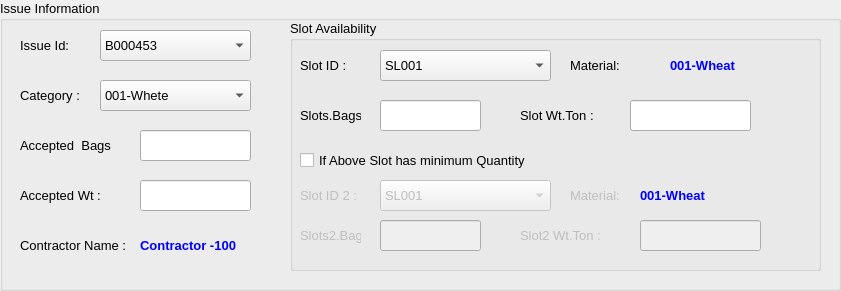
    <widget class="QGroupBox" name="groupBox">
     <property name="geometry">
      <rect>
       <x>240</x>
       <y>360</y>
       <width>841</width>
       <height>291</height>
      </rect>
     </property>
     <property name="font">
      <font>
       <pointsize>10</pointsize>
      </font>
     </property>
     <property name="title">
      <string>Issue Information</string>
     </property>
     <widget class="QLabel" name="label_15">
      <property name="geometry">
       <rect>
        <x>20</x>
        <y>30</y>
        <width>71</width>
        <height>31</height>
       </rect>
      </property>
      <property name="font">
       <font>
        <family>MS Shell Dlg 2</family>
        <pointsize>10</pointsize>
        <weight>50</weight>
        <bold>false</bold>
        <underline>false</underline>
       </font>
      </property>
      <property name="styleSheet">
       <string notr="true"/>
      </property>
      <property name="text">
       <string>Issue Id:</string>
      </property>
      <property name="alignment">
       <set>Qt::AlignLeading|Qt::AlignLeft|Qt::AlignVCenter</set>
      </property>
     </widget>
     <widget class="QComboBox" name="comboBox">
      <property name="geometry">
       <rect>
        <x>100</x>
        <y>30</y>
        <width>151</width>
        <height>31</height>
       </rect>
      </property>
      <property name="font">
       <font>
        <pointsize>10</pointsize>
       </font>
      </property>
      <item>
       <property name="text">
        <string>B000453</string>
       </property>
      </item>
     </widget>
     <widget class="QLabel" name="label_17">
      <property name="geometry">
       <rect>
        <x>20</x>
        <y>230</y>
        <width>131</width>
        <height>31</height>
       </rect>
      </property>
      <property name="font">
       <font>
        <family>MS Shell Dlg 2</family>
        <pointsize>10</pointsize>
        <weight>50</weight>
        <bold>false</bold>
        <underline>false</underline>
       </font>
      </property>
      <property name="styleSheet">
       <string notr="true"/>
      </property>
      <property name="text">
       <string>Contractor Name :</string>
      </property>
      <property name="alignment">
       <set>Qt::AlignLeading|Qt::AlignLeft|Qt::AlignVCenter</set>
      </property>
     </widget>
     <widget class="QLabel" name="label_43">
      <property name="geometry">
       <rect>
        <x>140</x>
        <y>230</y>
        <width>151</width>
        <height>31</height>
       </rect>
      </property>
      <property name="font">
       <font>
        <family>MS Shell Dlg 2</family>
        <pointsize>10</pointsize>
        <weight>75</weight>
        <bold>true</bold>
        <underline>false</underline>
       </font>
      </property>
      <property name="styleSheet">
       <string notr="true">color: rgb(0, 0, 255);</string>
      </property>
      <property name="text">
       <string>Contractor -100</string>
      </property>
      <property name="alignment">
       <set>Qt::AlignLeading|Qt::AlignLeft|Qt::AlignVCenter</set>
      </property>
     </widget>
     <widget class="QLabel" name="label_18">
      <property name="geometry">
       <rect>
        <x>20</x>
        <y>80</y>
        <width>81</width>
        <height>31</height>
       </rect>
      </property>
      <property name="font">
       <font>
        <family>MS Shell Dlg 2</family>
        <pointsize>10</pointsize>
        <weight>50</weight>
        <bold>false</bold>
        <underline>false</underline>
       </font>
      </property>
      <property name="styleSheet">
       <string notr="true"/>
      </property>
      <property name="text">
       <string>Category :</string>
      </property>
      <property name="alignment">
       <set>Qt::AlignLeading|Qt::AlignLeft|Qt::AlignVCenter</set>
      </property>
     </widget>
     <widget class="QComboBox" name="comboBox_2">
      <property name="geometry">
       <rect>
        <x>100</x>
        <y>80</y>
        <width>151</width>
        <height>31</height>
       </rect>
      </property>
      <item>
       <property name="text">
        <string>001-Whete</string>
       </property>
      </item>
      <item>
       <property name="text">
        <string>002-Rice</string>
       </property>
      </item>
      <item>
       <property name="text">
        <string>003-Paddy</string>
       </property>
      </item>
     </widget>
     <widget class="QLabel" name="label_42">
      <property name="geometry">
       <rect>
        <x>20</x>
        <y>130</y>
        <width>91</width>
        <height>31</height>
       </rect>
      </property>
      <property name="font">
       <font>
        <family>MS Shell Dlg 2</family>
        <pointsize>10</pointsize>
        <weight>50</weight>
        <bold>false</bold>
        <underline>false</underline>
       </font>
      </property>
      <property name="styleSheet">
       <string notr="true"/>
      </property>
      <property name="text">
       <string>Accepted  Bags :</string>
      </property>
      <property name="alignment">
       <set>Qt::AlignLeading|Qt::AlignLeft|Qt::AlignVCenter</set>
      </property>
     </widget>
     <widget class="QLineEdit" name="lineEdit_4">
      <property name="geometry">
       <rect>
        <x>140</x>
        <y>130</y>
        <width>111</width>
        <height>31</height>
       </rect>
      </property>
      <property name="font">
       <font>
        <family>MS Shell Dlg 2</family>
        <pointsize>10</pointsize>
       </font>
      </property>
     </widget>
     <widget class="QLineEdit" name="lineEdit_5">
      <property name="geometry">
       <rect>
        <x>140</x>
        <y>180</y>
        <width>111</width>
        <height>31</height>
       </rect>
      </property>
      <property name="font">
       <font>
        <family>MS Shell Dlg 2</family>
        <pointsize>10</pointsize>
       </font>
      </property>
     </widget>
     <widget class="QGroupBox" name="groupBox_4">
      <property name="geometry">
       <rect>
        <x>290</x>
        <y>20</y>
        <width>531</width>
        <height>251</height>
       </rect>
      </property>
      <property name="title">
       <string>Slot Availability</string>
      </property>
      <widget class="QLabel" name="label_55">
       <property name="geometry">
        <rect>
         <x>10</x>
         <y>30</y>
         <width>61</width>
         <height>31</height>
        </rect>
       </property>
       <property name="font">
        <font>
         <family>MS Shell Dlg 2</family>
         <pointsize>10</pointsize>
         <weight>50</weight>
         <bold>false</bold>
         <underline>false</underline>
        </font>
       </property>
       <property name="styleSheet">
        <string notr="true"/>
       </property>
       <property name="text">
        <string>Slot ID :</string>
       </property>
       <property name="alignment">
        <set>Qt::AlignLeading|Qt::AlignLeft|Qt::AlignVCenter</set>
       </property>
      </widget>
      <widget class="QComboBox" name="comboBox_4">
       <property name="geometry">
        <rect>
         <x>90</x>
         <y>30</y>
         <width>171</width>
         <height>31</height>
        </rect>
       </property>
       <item>
        <property name="text">
         <string>SL001</string>
        </property>
       </item>
       <item>
        <property name="text">
         <string>SL002</string>
        </property>
       </item>
      </widget>
      <widget class="QLabel" name="label_57">
       <property name="geometry">
        <rect>
         <x>280</x>
         <y>30</y>
         <width>61</width>
         <height>31</height>
        </rect>
       </property>
       <property name="font">
        <font>
         <family>MS Shell Dlg 2</family>
         <pointsize>10</pointsize>
         <weight>50</weight>
         <bold>false</bold>
         <underline>false</underline>
        </font>
       </property>
       <property name="styleSheet">
        <string notr="true"/>
       </property>
       <property name="text">
        <string>Material:</string>
       </property>
       <property name="alignment">
        <set>Qt::AlignLeading|Qt::AlignLeft|Qt::AlignVCenter</set>
       </property>
      </widget>
      <widget class="QLabel" name="label_46">
       <property name="geometry">
        <rect>
         <x>380</x>
         <y>30</y>
         <width>121</width>
         <height>31</height>
        </rect>
       </property>
       <property name="font">
        <font>
         <family>MS Shell Dlg 2</family>
         <pointsize>10</pointsize>
         <weight>75</weight>
         <bold>true</bold>
         <underline>false</underline>
        </font>
       </property>
       <property name="styleSheet">
        <string notr="true">color: rgb(0, 0, 255);</string>
       </property>
       <property name="text">
        <string>001-Wheat</string>
       </property>
       <property name="alignment">
        <set>Qt::AlignLeading|Qt::AlignLeft|Qt::AlignVCenter</set>
       </property>
      </widget>
      <widget class="QLabel" name="label_64">
       <property name="geometry">
        <rect>
         <x>10</x>
         <y>80</y>
         <width>61</width>
         <height>31</height>
        </rect>
       </property>
       <property name="font">
        <font>
         <family>MS Shell Dlg 2</family>
         <pointsize>10</pointsize>
         <weight>50</weight>
         <bold>false</bold>
         <underline>false</underline>
        </font>
       </property>
       <property name="styleSheet">
        <string notr="true"/>
       </property>
       <property name="text">
        <string>Slots.Bags.</string>
       </property>
       <property name="alignment">
        <set>Qt::AlignLeading|Qt::AlignLeft|Qt::AlignVCenter</set>
       </property>
      </widget>
      <widget class="QLabel" name="label_60">
       <property name="geometry">
        <rect>
         <x>230</x>
         <y>80</y>
         <width>91</width>
         <height>31</height>
        </rect>
       </property>
       <property name="font">
        <font>
         <family>MS Shell Dlg 2</family>
         <pointsize>10</pointsize>
         <weight>50</weight>
         <bold>false</bold>
         <underline>false</underline>
        </font>
       </property>
       <property name="styleSheet">
        <string notr="true"/>
       </property>
       <property name="text">
        <string>Slot Wt.Ton :</string>
       </property>
       <property name="alignment">
        <set>Qt::AlignLeading|Qt::AlignLeft|Qt::AlignVCenter</set>
       </property>
      </widget>
      <widget class="QLineEdit" name="lineEdit_10">
       <property name="geometry">
        <rect>
         <x>340</x>
         <y>80</y>
         <width>121</width>
         <height>31</height>
        </rect>
       </property>
       <property name="font">
        <font>
         <family>MS Shell Dlg 2</family>
         <pointsize>10</pointsize>
        </font>
       </property>
      </widget>
      <widget class="QCheckBox" name="checkBox">
       <property name="geometry">
        <rect>
         <x>10</x>
         <y>130</y>
         <width>251</width>
         <height>21</height>
        </rect>
       </property>
       <property name="text">
        <string>If Above Slot has minimum Quantity</string>
       </property>
      </widget>
      <widget class="QLabel" name="label_56">
       <property name="enabled">
        <bool>false</bool>
       </property>
       <property name="geometry">
        <rect>
         <x>10</x>
         <y>160</y>
         <width>61</width>
         <height>31</height>
        </rect>
       </property>
       <property name="font">
        <font>
         <family>MS Shell Dlg 2</family>
         <pointsize>10</pointsize>
         <weight>50</weight>
         <bold>false</bold>
         <underline>false</underline>
        </font>
       </property>
       <property name="styleSheet">
        <string notr="true"/>
       </property>
       <property name="text">
        <string>Slot ID 2 :</string>
       </property>
       <property name="alignment">
        <set>Qt::AlignLeading|Qt::AlignLeft|Qt::AlignVCenter</set>
       </property>
      </widget>
      <widget class="QComboBox" name="comboBox_5">
       <property name="enabled">
        <bool>false</bool>
       </property>
       <property name="geometry">
        <rect>
         <x>90</x>
         <y>160</y>
         <width>171</width>
         <height>31</height>
        </rect>
       </property>
       <item>
        <property name="text">
         <string>SL001</string>
        </property>
       </item>
       <item>
        <property name="text">
         <string>SL002</string>
        </property>
       </item>
      </widget>
      <widget class="QLabel" name="label_61">
       <property name="enabled">
        <bool>false</bool>
       </property>
       <property name="geometry">
        <rect>
         <x>280</x>
         <y>160</y>
         <width>61</width>
         <height>31</height>
        </rect>
       </property>
       <property name="font">
        <font>
         <family>MS Shell Dlg 2</family>
         <pointsize>10</pointsize>
         <weight>50</weight>
         <bold>false</bold>
         <underline>false</underline>
        </font>
       </property>
       <property name="styleSheet">
        <string notr="true"/>
       </property>
       <property name="text">
        <string>Material:</string>
       </property>
       <property name="alignment">
        <set>Qt::AlignLeading|Qt::AlignLeft|Qt::AlignVCenter</set>
       </property>
      </widget>
      <widget class="QLabel" name="label_50">
       <property name="enabled">
        <bool>false</bool>
       </property>
       <property name="geometry">
        <rect>
         <x>350</x>
         <y>160</y>
         <width>121</width>
         <height>31</height>
        </rect>
       </property>
       <property name="font">
        <font>
         <family>MS Shell Dlg 2</family>
         <pointsize>10</pointsize>
         <weight>75</weight>
         <bold>true</bold>
         <underline>false</underline>
        </font>
       </property>
       <property name="styleSheet">
        <string notr="true">color: rgb(0, 0, 255);</string>
       </property>
       <property name="text">
        <string>001-Wheat</string>
       </property>
       <property name="alignment">
        <set>Qt::AlignLeading|Qt::AlignLeft|Qt::AlignVCenter</set>
       </property>
      </widget>
      <widget class="QLabel" name="label_65">
       <property name="enabled">
        <bool>false</bool>
       </property>
       <property name="geometry">
        <rect>
         <x>10</x>
         <y>200</y>
         <width>61</width>
         <height>31</height>
        </rect>
       </property>
       <property name="font">
        <font>
         <family>MS Shell Dlg 2</family>
         <pointsize>10</pointsize>
         <weight>50</weight>
         <bold>false</bold>
         <underline>false</underline>
        </font>
       </property>
       <property name="styleSheet">
        <string notr="true"/>
       </property>
       <property name="text">
        <string>Slots2.Bags.</string>
       </property>
       <property name="alignment">
        <set>Qt::AlignLeading|Qt::AlignLeft|Qt::AlignVCenter</set>
       </property>
      </widget>
      <widget class="QLineEdit" name="lineEdit_11">
       <property name="enabled">
        <bool>false</bool>
       </property>
       <property name="geometry">
        <rect>
         <x>90</x>
         <y>200</y>
         <width>101</width>
         <height>31</height>
        </rect>
       </property>
       <property name="font">
        <font>
         <family>MS Shell Dlg 2</family>
         <pointsize>10</pointsize>
        </font>
       </property>
      </widget>
      <widget class="QLabel" name="label_62">
       <property name="enabled">
        <bool>false</bool>
       </property>
       <property name="geometry">
        <rect>
         <x>230</x>
         <y>200</y>
         <width>91</width>
         <height>31</height>
        </rect>
       </property>
       <property name="font">
        <font>
         <family>MS Shell Dlg 2</family>
         <pointsize>10</pointsize>
         <weight>50</weight>
         <bold>false</bold>
         <underline>false</underline>
        </font>
       </property>
       <property name="styleSheet">
        <string notr="true"/>
       </property>
       <property name="text">
        <string>Slot2 Wt.Ton :</string>
       </property>
       <property name="alignment">
        <set>Qt::AlignLeading|Qt::AlignLeft|Qt::AlignVCenter</set>
       </property>
      </widget>
      <widget class="QLineEdit" name="lineEdit_12">
       <property name="enabled">
        <bool>false</bool>
       </property>
       <property name="geometry">
        <rect>
         <x>350</x>
         <y>200</y>
         <width>121</width>
         <height>31</height>
        </rect>
       </property>
       <property name="font">
        <font>
         <family>MS Shell Dlg 2</family>
         <pointsize>10</pointsize>
        </font>
       </property>
      </widget>
      <widget class="QLineEdit" name="lineEdit_13">
       <property name="geometry">
        <rect>
         <x>90</x>
         <y>80</y>
         <width>101</width>
         <height>31</height>
        </rect>
       </property>
       <property name="font">
        <font>
         <family>MS Shell Dlg 2</family>
         <pointsize>10</pointsize>
        </font>
       </property>
      </widget>
     </widget>
     <widget class="QLabel" name="label_49">
      <property name="geometry">
       <rect>
        <x>20</x>
        <y>180</y>
        <width>91</width>
        <height>31</height>
       </rect>
      </property>
      <property name="font">
       <font>
        <family>MS Shell Dlg 2</family>
        <pointsize>10</pointsize>
        <weight>50</weight>
        <bold>false</bold>
        <underline>false</underline>
       </font>
      </property>
      <property name="styleSheet">
       <string notr="true"/>
      </property>
      <property name="text">
       <string>Accepted Wt :</string>
      </property>
      <property name="alignment">
       <set>Qt::AlignLeading|Qt::AlignLeft|Qt::AlignVCenter</set>
      </property>
     </widget>
    </widget>
